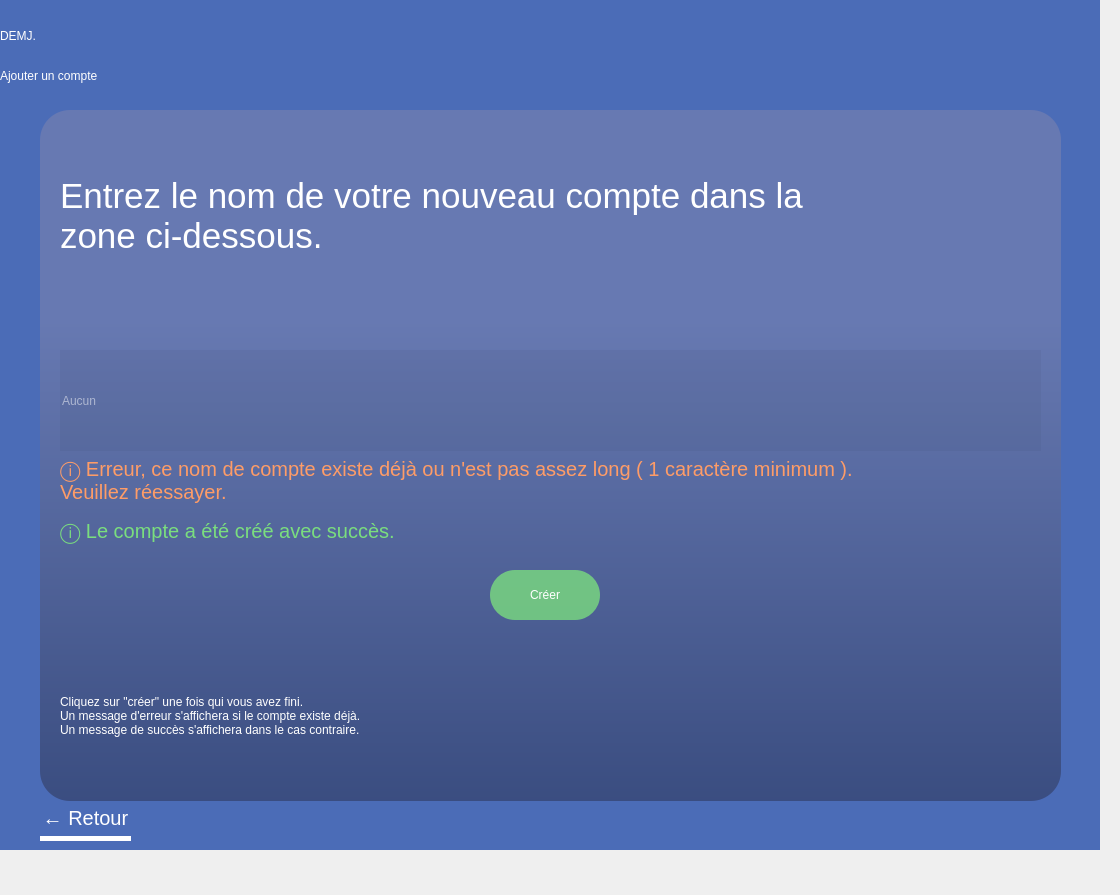
<?xml version="1.0" encoding="UTF-8"?>
<ui version="4.0">
 <class>Dialog</class>
 <widget class="QDialog" name="Dialog">
  <property name="geometry">
   <rect>
    <x>0</x>
    <y>0</y>
    <width>1120</width>
    <height>895</height>
   </rect>
  </property>
  <property name="windowTitle">
   <string>Dialog</string>
  </property>
  <widget class="QWidget" name="arriere_plan" native="true">
   <property name="geometry">
    <rect>
     <x>0</x>
     <y>0</y>
     <width>1100</width>
     <height>850</height>
    </rect>
   </property>
   <property name="cursor">
    <cursorShape>ArrowCursor</cursorShape>
   </property>
   <property name="styleSheet">
    <string notr="true">/* Arrière-plans */

QWidget#arriere_plan{
  background-color:#4b6cb7;
}
QLabel#arriere_plan_mdp{
  background-color: qlineargradient(spread:pad, x1:0.5, y1:0, x2:0.5, y2:1, stop:0.3 rgba(146, 141, 171,100), stop:1 rgba(31, 28, 44,100));
  border-radius:30px;
}


/* Labels */

QLabel{
qproperty-alignment: AlignCenter;
font: 25px &quot;SF Pro Semibold&quot;;
color:#ffffff;
}
QLabel#label_compte{
font-size:35px;
}
QLabel#label_info{
font: 13pt &quot;SF Pro Regular&quot;;
}
QLabel#label_erreur{
color:#fe9c67;
font-size:20px;
}
QLabel#label_confirmation{
color:rgb(122,222,126);
font-size:20px;
}


/* Boutons */

QPushButton{
background-color:rgba(122,222,126,200);
border-radius:25px;
color:#ffffff;
font: 20px &quot;SF Pro Regular&quot;;
}
QPushButton:pressed {
background-color:rgba(122,222,126,1);
}
QPushButton:hover:!pressed {
background-color: rgba(122,222,126,230);
}
QPushButton#pushButton_retour{
  border-radius:none;
  color: rgba(255,255,255,1);
  border-bottom: 5px solid rgba(255,255,255,1);
  font-size: 20px;
  text-align:center;
  width: fit-content;
  background-color: none;
}
QPushButton#pushButton_retour:pressed {
  border-bottom: 8px solid rgba(255,255,255,50);
}
QPushButton#pushButton_retour:hover:!pressed {
  border-bottom: 8px solid rgba(255,255,255,1);
}


/* Zones de texte */

QLineEdit#zone_compte{
background-color:rgba(0,0,0,10);
border:none;
color:#ffffff;
font: 30px &quot;SF Pro Regular&quot;;
qproperty-alignment:AlignCenter;
}
</string>
   </property>
   <widget class="QLabel" name="label_nom">
    <property name="geometry">
     <rect>
      <x>0</x>
      <y>40</y>
      <width>1101</width>
      <height>71</height>
     </rect>
    </property>
    <property name="text">
     <string>Ajouter un compte</string>
    </property>
   </widget>
   <widget class="QLabel" name="label_info">
    <property name="geometry">
     <rect>
      <x>60</x>
      <y>650</y>
      <width>981</width>
      <height>131</height>
     </rect>
    </property>
    <property name="text">
     <string>Cliquez sur &quot;créer&quot; une fois qui vous avez fini.
Un message d'erreur s'affichera si le compte existe déjà.
Un message de succès s'affichera dans le cas contraire.</string>
    </property>
   </widget>
   <widget class="QLabel" name="arriere_plan_mdp">
    <property name="geometry">
     <rect>
      <x>40</x>
      <y>110</y>
      <width>1021</width>
      <height>691</height>
     </rect>
    </property>
    <property name="text">
     <string/>
    </property>
   </widget>
   <widget class="QLabel" name="label_compte">
    <property name="geometry">
     <rect>
      <x>60</x>
      <y>150</y>
      <width>981</width>
      <height>131</height>
     </rect>
    </property>
    <property name="text">
     <string>Entrez le nom de votre nouveau compte dans la
zone ci-dessous.</string>
    </property>
   </widget>
   <widget class="QLineEdit" name="zone_compte">
    <property name="geometry">
     <rect>
      <x>60</x>
      <y>350</y>
      <width>981</width>
      <height>101</height>
     </rect>
    </property>
    <property name="placeholderText">
     <string>Aucun</string>
    </property>
   </widget>
   <widget class="QPushButton" name="pushButton_creer">
    <property name="geometry">
     <rect>
      <x>490</x>
      <y>570</y>
      <width>110</width>
      <height>50</height>
     </rect>
    </property>
    <property name="text">
     <string>Créer</string>
    </property>
   </widget>
   <widget class="QLabel" name="label_erreur">
    <property name="geometry">
     <rect>
      <x>60</x>
      <y>450</y>
      <width>981</width>
      <height>61</height>
     </rect>
    </property>
    <property name="text">
     <string>ⓘ Erreur, ce nom de compte existe déjà ou n'est pas assez long ( 1 caractère minimum ).
Veuillez réessayer.</string>
    </property>
   </widget>
   <widget class="QPushButton" name="pushButton_retour">
    <property name="geometry">
     <rect>
      <x>40</x>
      <y>800</y>
      <width>91</width>
      <height>41</height>
     </rect>
    </property>
    <property name="text">
     <string>← Retour</string>
    </property>
   </widget>
   <widget class="QLabel" name="label_confirmation">
    <property name="geometry">
     <rect>
      <x>60</x>
      <y>510</y>
      <width>981</width>
      <height>41</height>
     </rect>
    </property>
    <property name="text">
     <string>ⓘ Le compte a été créé avec succès.</string>
    </property>
   </widget>
   <widget class="QLabel" name="label">
    <property name="geometry">
     <rect>
      <x>0</x>
      <y>0</y>
      <width>151</width>
      <height>71</height>
     </rect>
    </property>
    <property name="styleSheet">
     <string notr="true">background-color:none;
font: 45px &quot;Goudy Bookletter 1911&quot;;
color:rgba(255,255,255,1)</string>
    </property>
    <property name="text">
     <string>DEMJ.</string>
    </property>
   </widget>
   <zorder>arriere_plan_mdp</zorder>
   <zorder>label_nom</zorder>
   <zorder>label_info</zorder>
   <zorder>label_compte</zorder>
   <zorder>zone_compte</zorder>
   <zorder>pushButton_creer</zorder>
   <zorder>label_erreur</zorder>
   <zorder>pushButton_retour</zorder>
   <zorder>label_confirmation</zorder>
   <zorder>label</zorder>
  </widget>
 </widget>
 <resources/>
 <connections/>
</ui>
